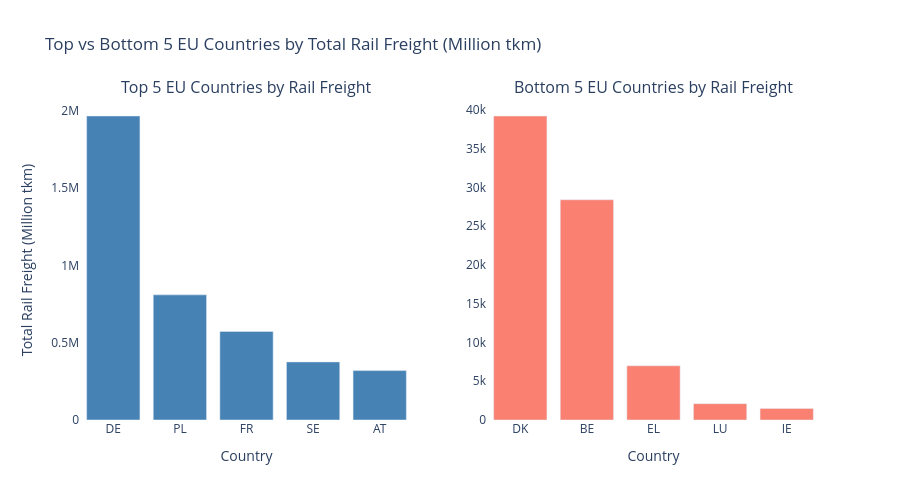

The code cell stored with this chart in its notebook:
### Markdown cell above
The bar chart shows that rail freight activity in the EU is highly concentrated among a few key countries. Germany dominates rail freight transport by a large margin, carrying nearly 2 million million tonne-km, followed by Poland and France. These three countries alone account for a substantial share of total EU rail freight, reflecting their large economies, strategic logistics hubs and strong rail infrastructure.

Sweden, Austria, Czechia, Latvia, Lithuania, Romania, and Switzerland also appear within the top 10, but with significantly smaller volumes compared to Germany. Many of these countries play vital roles in transit freight corridors, especially those positioned along major European east-west and north-south transport routes.

### Code cell
from plotly.subplots import make_subplots
import plotly.graph_objects as go

# Top 5
top5 = total_freight.sort_values(by="million_tkm", ascending=False).head(5)

# Bottom 5
bottom5 = (
    total_freight.sort_values(by="million_tkm", ascending=True)
    .head(5)
    .sort_values(by="million_tkm", ascending=False)
)

# Subplots
fig = make_subplots(
    rows=1, cols=2,
    subplot_titles=("Top 5 EU Countries by Rail Freight", "Bottom 5 EU Countries by Rail Freight")
)

# Top 5 Bar Chart
fig.add_trace(
    go.Bar(
        x=top5["country"],
        y=top5["million_tkm"],
        marker_color="steelblue"
    ),
    row=1, col=1
)

# Bottom 5 Bar Chart
fig.add_trace(
    go.Bar(
        x=bottom5["country"],
        y=bottom5["million_tkm"],
        marker_color="salmon"
    ),
    row=1, col=2
)

# Layout Formatting
fig.update_layout(
    title="Top vs Bottom 5 EU Countries by Total Rail Freight (Million tkm)",
    plot_bgcolor="white",
    showlegend=False,
    height=500
)


fig.update_xaxes(title_text="Country", tickangle=0, row=1, col=1)
fig.update_xaxes(title_text="Country", tickangle=0, row=1, col=2)

fig.update_yaxes(title_text="Total Rail Freight (Million tkm)", row=1, col=1)

fig.show()

### Figure 1 — Plotly figure (JSON) as saved in the notebook; plotly's stock layout.template omitted (floating-point values rounded to 4 significant figures)
{"data": [{"marker": {"color": "steelblue"}, "type": "bar", "x": ["DE", "PL", "FR", "SE", "AT"], "xaxis": "x", "y": [1965048, 808877, 572376, 375355, 319264], "yaxis": "y"}, {"marker": {"color": "salmon"}, "type": "bar", "x": ["DK", "BE", "EL", "LU", "IE"], "xaxis": "x2", "y": [39195, 28395, 6982, 2105, 1495], "yaxis": "y2"}], "layout": {"annotations": [{"font": {"size": 16}, "showarrow": false, "text": "Top 5 EU Countries by Rail Freight", "x": 0.225, "xanchor": "center", "xref": "paper", "y": 1, "yanchor": "bottom", "yref": "paper"}, {"font": {"size": 16}, "showarrow": false, "text": "Bottom 5 EU Countries by Rail Freight", "x": 0.775, "xanchor": "center", "xref": "paper", "y": 1, "yanchor": "bottom", "yref": "paper"}], "height": 500, "plot_bgcolor": "white", "showlegend": false, "title": {"text": "Top vs Bottom 5 EU Countries by Total Rail Freight (Million tkm)"}, "xaxis": {"anchor": "y", "domain": [0, 0.45], "tickangle": 0, "title": {"text": "Country"}}, "xaxis2": {"anchor": "y2", "domain": [0.55, 1], "tickangle": 0, "title": {"text": "Country"}}, "yaxis": {"anchor": "x", "domain": [0, 1], "title": {"text": "Total Rail Freight (Million tkm)"}}, "yaxis2": {"anchor": "x2", "domain": [0, 1]}}}
